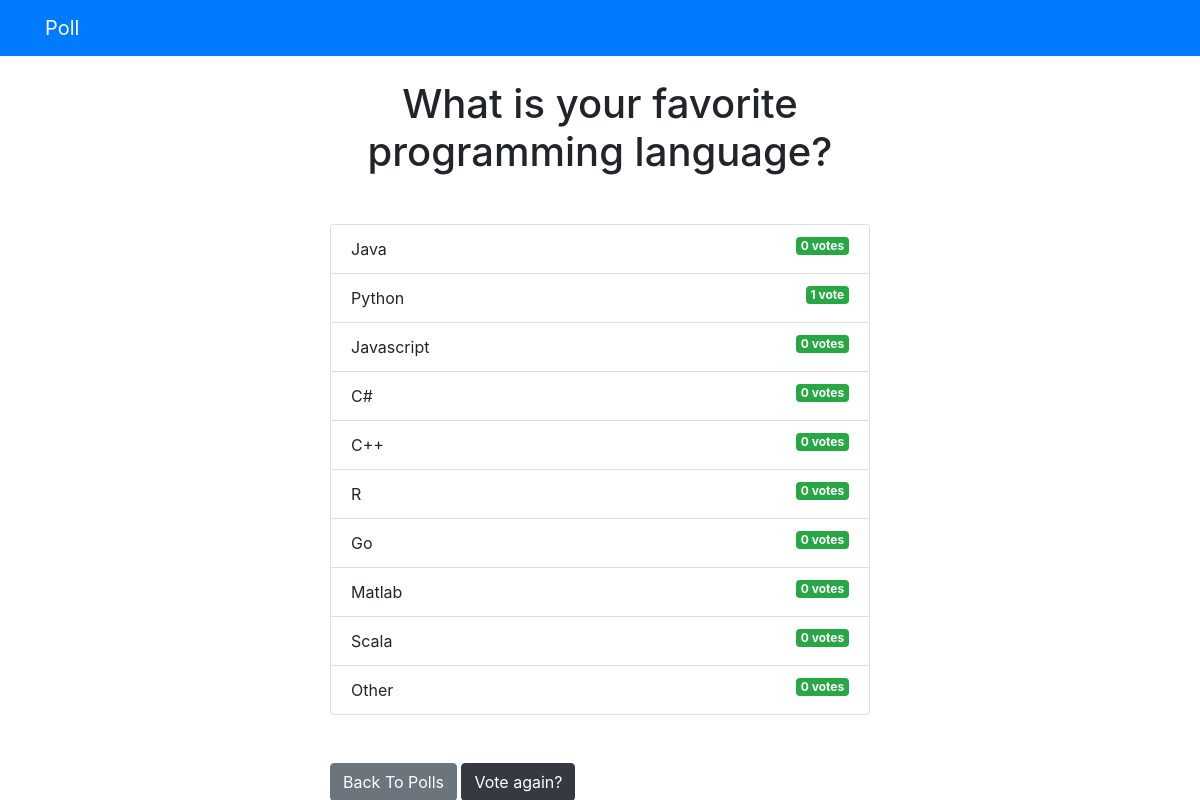
Screenshot of /app/3/results/ with the database file from the repository.
### app/models.py (models this page shows, shortened)
class Question(models.Model):
  question_text = models.CharField(max_length=200)
  pub_date = models.DateTimeField('date published')

class Choice(models.Model):
  question = models.ForeignKey(Question, on_delete=models.CASCADE)
  choice_text = models.CharField(max_length=200)
  votes = models.IntegerField(default=0)

### app/views.py (the view)
# urls.py: path('<int:question_id>/results/', views.results, name='results'),
def results(request, question_id):
  question = get_object_or_404(Question, pk=question_id)
  return render(request, 'app/results.html', { 'question': question})

### templates/app/results.html
{% extends 'base.html' %}
{% block content %}
<h1 class="mb-5 text-center">{{ question.question_text }}</h1>
<ul class="list-group mb-5">
	{% for choice in question.choice_set.all %}
	<li class="list-group-item">
		{{ choice.choice_text }}  <span class="badge badge-success float-right">{{ choice.votes }} vote{{ choice.votes | pluralize }}</span>
	</li>
	{% endfor %}
</ul>
<a class="btn btn-secondary" href="{% url 'app:index' %}">Back To Polls</a>
<a class="btn btn-dark" href="{% url 'app:detail' question.id %}">Vote again?</a>
{% endblock %}

### rows the page displays
Question: question_text "What is your favorite programming language?"
Choice: choice_text "Java", votes "0", votes|pluralize "s"
Choice: choice_text "Python", votes "1"
Choice: choice_text "Javascript", votes "0", votes|pluralize "s"
Choice: choice_text "C#", votes "0", votes|pluralize "s"
Choice: choice_text "C++", votes "0", votes|pluralize "s"
Choice: choice_text "R", votes "0", votes|pluralize "s"
Choice: choice_text "Go", votes "0", votes|pluralize "s"
Choice: choice_text "Matlab", votes "0", votes|pluralize "s"
Choice: choice_text "Scala", votes "0", votes|pluralize "s"
Choice: choice_text "Other", votes "0", votes|pluralize "s"
